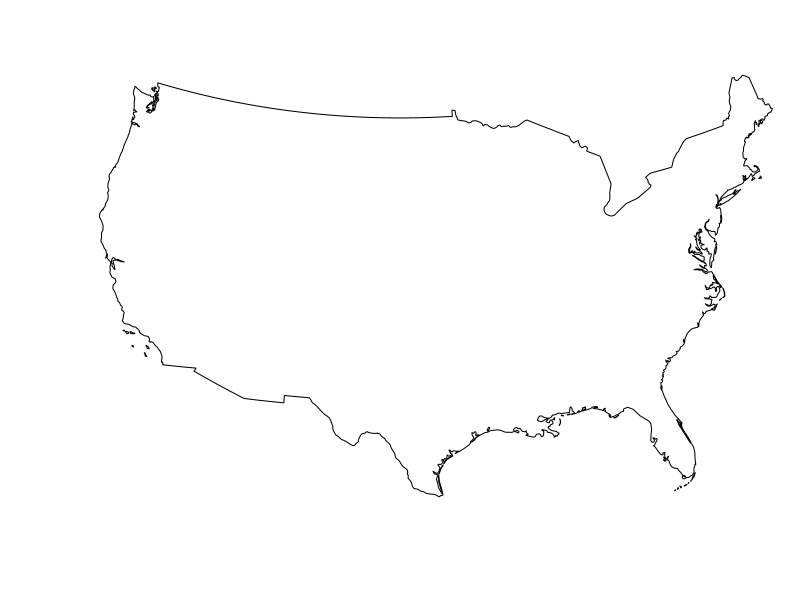
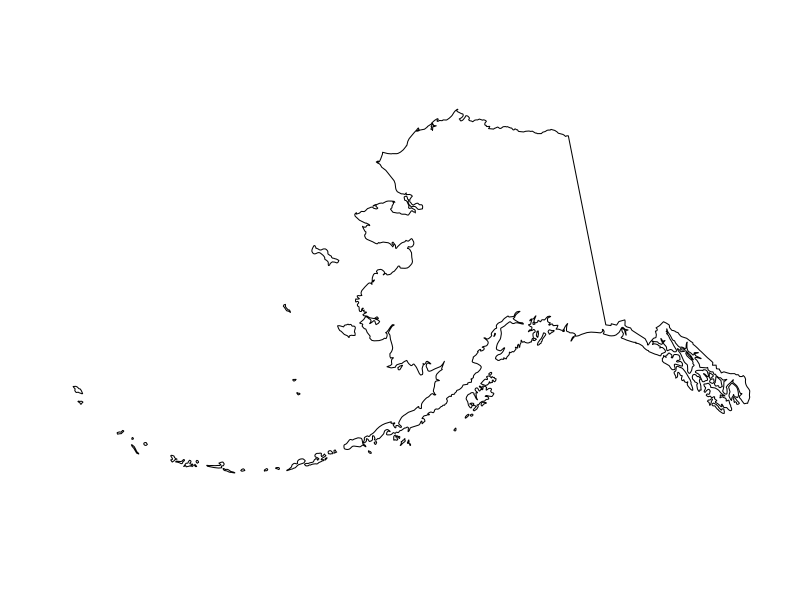
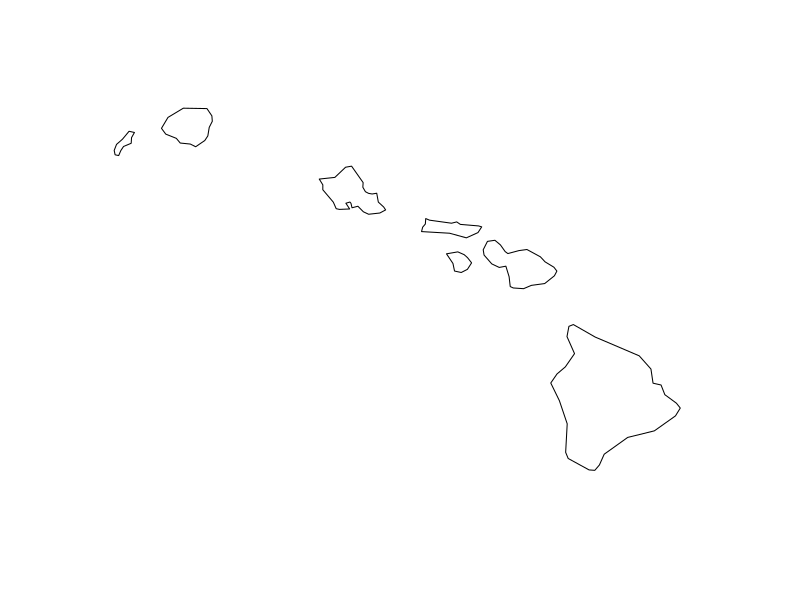
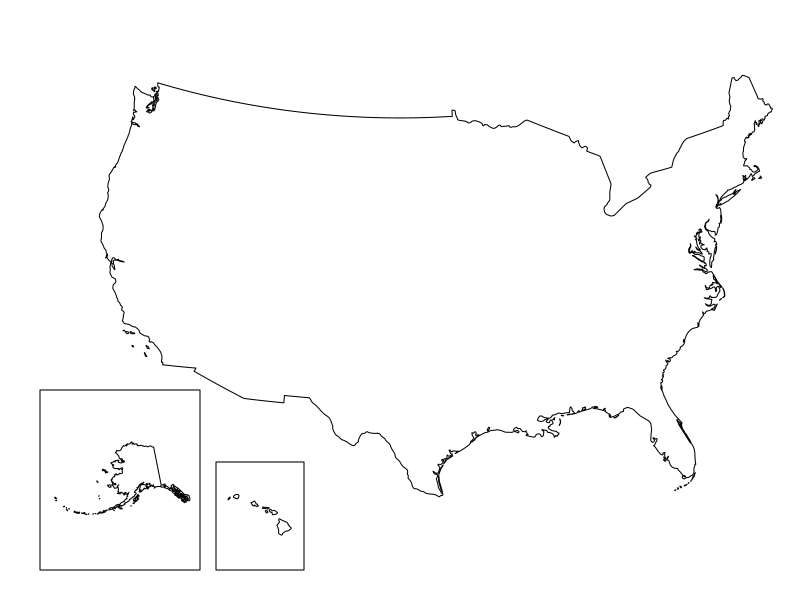

The R source for these figures, in order:
rm(list = ls())

library(sf)
library(dplyr)
library(rnaturalearth)


world <- ne_countries(scale='medium',returnclass = 'sf')
USA <- subset(world, admin == "United States of America")

# Download file with USA states----
# url <-
#   "https://www2.census.gov/geo/tiger/TIGER2019/STATE/tl_2019_us_state.zip"
# curl_download(url, "trash.zip")
# States.sf = st_read("tl_2019_us_state.shp",
#                     stringsAsFactors = FALSE)



# Plot mainland USA----
par(mar=c(0,0,0,0))
plot(
  st_geometry(USA %>%
                st_transform(2163)),
  xlim = c(-2500000, 2500000),
  ylim = c(-2300000, 730000)
)

plot(
  st_geometry(USA %>%
                st_transform(3467)),
  xlim = c(-2400000, 1600000),
  ylim = c(200000, 2500000)
  )

plot(
  st_geometry(USA %>%
                st_transform(4135)),
  xlim = c(-161, -154),
  ylim = c(18, 23)
)

# Placing inset----
dev.off()
par(mar=c(0,0,0,0))
plot(
  st_geometry(USA %>%
                st_transform(2163)),
  xlim = c(-2500000, 2500000),
  ylim = c(-2300000, 730000)
)
par(fig=c(0.05,0.25,0.05,0.35),
    new = TRUE)
plot(
  st_geometry(USA %>%
                st_transform(3467)),
  xlim = c(-2400000, 1600000),
  ylim = c(200000, 2500000)
)
box(which = "figure", lwd = 1)

par(fig=c(0.27,0.38,0.05,0.23),
    new = TRUE)
plot(
  st_geometry(USA %>%
                st_transform(4135)),
  xlim = c(-161, -154),
  ylim = c(18, 23)
)

box(which = "figure", lwd = 1)
